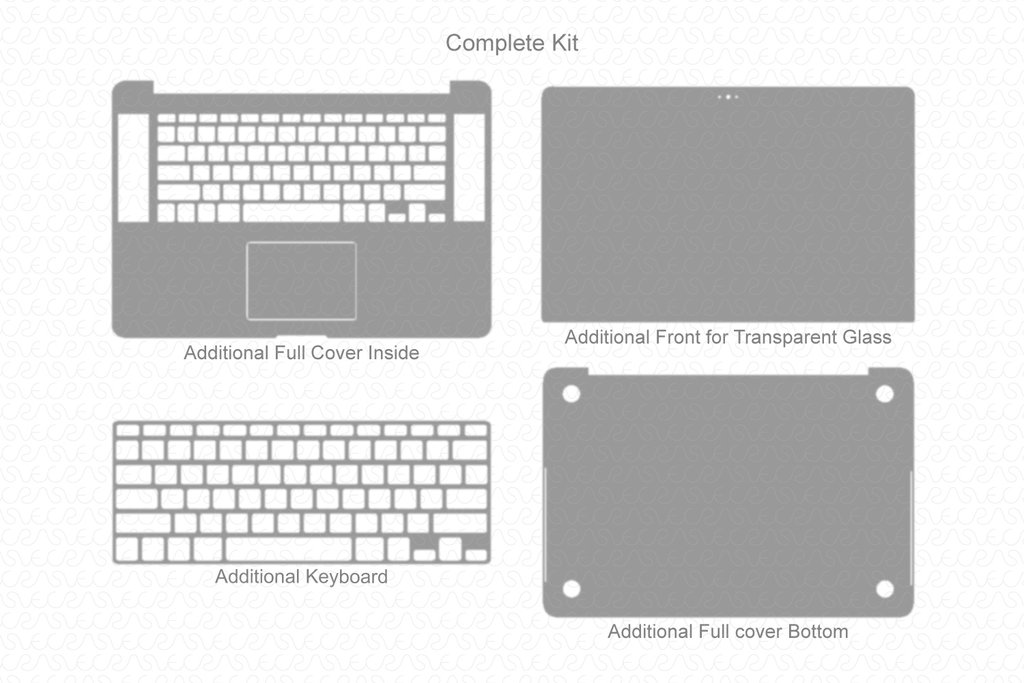
#> input picture image processing/images/mackey.jpeg, 1024 x 683 px, given as the content of the folder images/mackey.jpeg, which was not available
$ python template_extractor.py
#> lines starting #> are read from the running program, lines starting #| are printed output that depends on the picture; after the words box and inside, x2 and y2 are one past the last pixel; in counts of white or black regions, pixels touching at a corner belong together; pictures that were not available may be replaced by others from this repository, and a replacement may not be noted
from ezdxf.addons import r12writer #pip3 install ezdxf
import cv2 #pip3 install opencv-python (can be a bit finicky with versions)
import numpy
import os
import time

#contour detection based on simple greyscale thresholding
def threshold(img):
    #get image dimensions
    img_height, img_width = img.shape
    #perform morphological closing transforms if necessary
    # img = cv2.dilate(img, cv2.getStructuringElement(cv2.MORPH_ELLIPSE, (3,3)), iterations=2)
    # img = cv2.erode(img, cv2.getStructuringElement(cv2.MORPH_ELLIPSE, (2,2)), iterations=2)
    #threshold the image and display
    thresholded = cv2.threshold(img, 200, 255, cv2.THRESH_BINARY_INV)[1]
    cv2.imshow("Thresholded", thresholded)
    #identify contours, plot on empty array and display
    contours = cv2.findContours(thresholded,cv2.RETR_EXTERNAL, cv2.CHAIN_APPROX_NONE)[0]
    contour_image = numpy.ones((img_height,img_width,3), numpy.uint8)
    cv2.drawContours(contour_image, contours, -1, (255, 0, 0), 3)
    cv2.imshow("Threshold Contours", contour_image)
    return contours

#contour detection based on canny edge detection algorithm
def edgedetect(img):
    #get image dimensions
    img_height, img_width = img.shape
    #perform morphological closing transforms if necessary
    # img = cv2.dilate(img, cv2.getStructuringElement(cv2.MORPH_ELLIPSE, (3,3)), iterations=2)
    # img = cv2.erode(img, cv2.getStructuringElement(cv2.MORPH_ELLIPSE, (2,2)), iterations=2)
    edgedetected = cv2.Canny(img, 100, 200)
    cv2.imshow("EdgeDetected", edgedetected)
    #identify contours, plot on empty array and display
    contours = cv2.findContours(edgedetected,cv2.RETR_EXTERNAL, cv2.CHAIN_APPROX_NONE)[0]
    contour_image = numpy.ones((img_height,img_width,3), numpy.uint8)
    cv2.drawContours(contour_image, contours, -1, (255, 0, 0), 3)
    cv2.imshow("EdgeDetect Contours", contour_image)
    return contours


#request path to folder containg input images
input_path = input("Input path: ") or os.path.dirname(os.path.abspath(__file__))
#> the answer given: images/mackey.jpeg

#loop through the given folder exploring all subdirectories
for subdir, dirs, files in os.walk(input_path):
    #for each file...
    for file in files:
        #create a dxf document to write to
        with r12writer(file+".dxf") as doc:
            #read image from input file
            print(os.path.join(subdir, file))
            raw_img = cv2.imread(os.path.join(subdir,file),cv2.IMREAD_GRAYSCALE)
#> raw_img is the input picture: shape (683, 1024); min 96, max 255, mean 215
            #check if input file is valid image and display
            if raw_img is None:
                continue
            cv2.imshow("Raw", raw_img)
            #apply the two contour detection methods
            threshold_contours = threshold(raw_img)
#> in threshold, `thresholded = cv2.threshold(img, 200, 255, cv2.THRESH_BINARY_INV)[1]`:
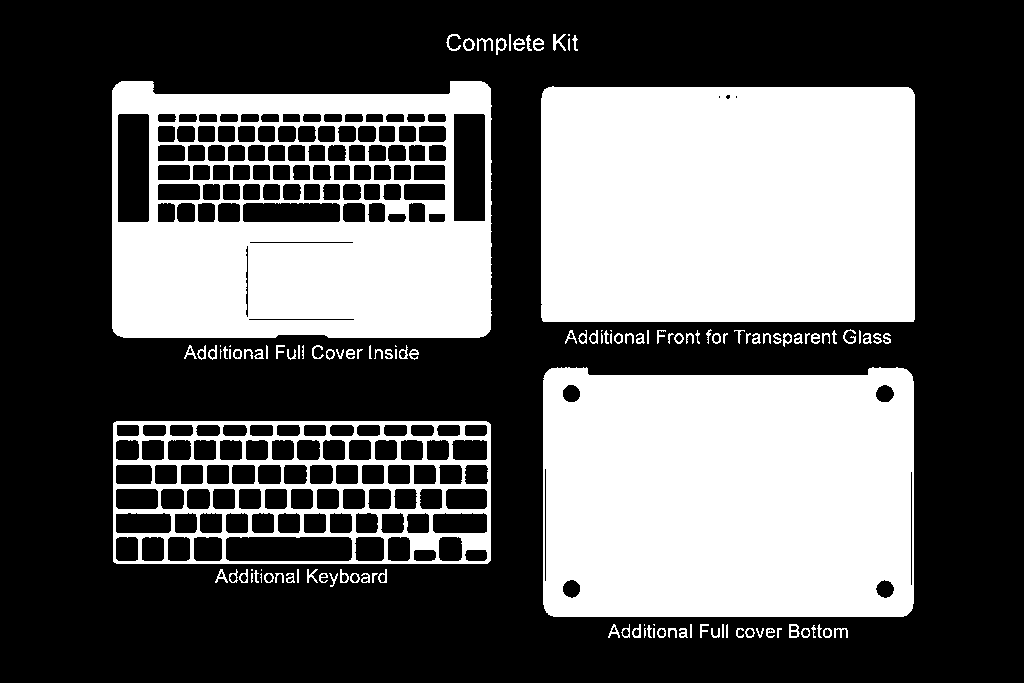
#> thresholded: shape (683, 1024); 37.9% white; 127 white regions (15 under 20 px)
#> in threshold, `contours = cv2.findContours(thresholded,cv2.RETR_EXTERNAL, cv2.CHAIN_A..`: contours = 127 contours, 51 with area under 20; largest, box (x1, y1, x2, y2) and area: (112, 81, 492, 338) 92671, (543, 367, 914, 617) 89662, (541, 86, 915, 322) 87236, (113, 421, 491, 564) 53518, (789, 624, 800, 638) 112
#> in threshold, `cv2.drawContours(contour_image, contours, -1, (255, 0, 0), 3)`:
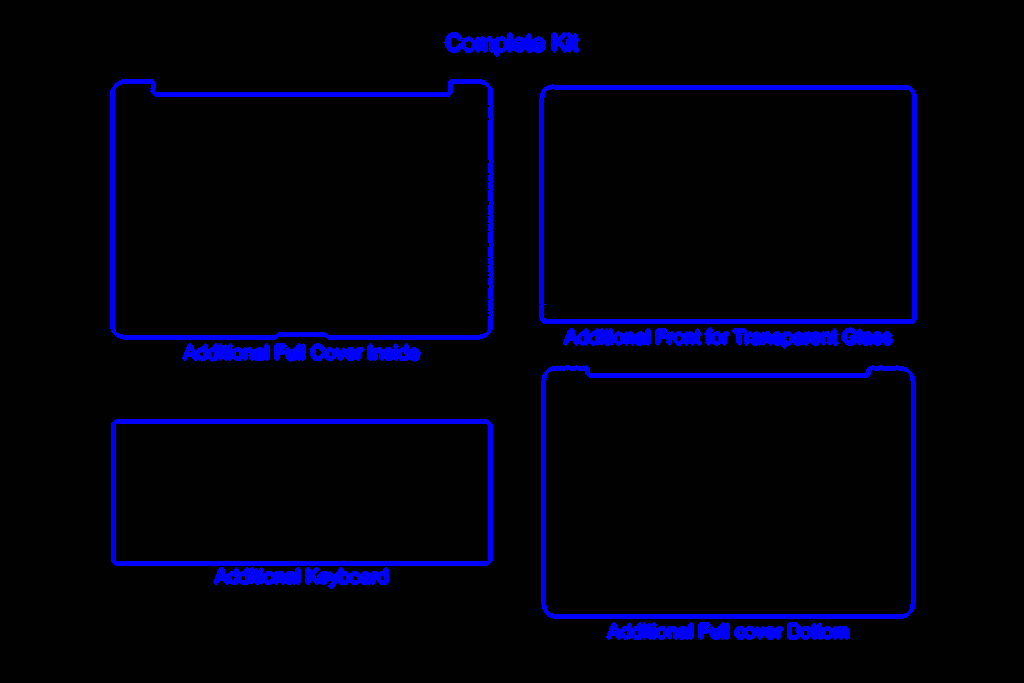
#> contour_image: shape (683, 1024, 3); mean of channels 0, 1, 2 14.7, 0.9, 0.9; drawn as B, G, R
#> threshold_contours has the same summary as contours in threshold
            edgedetect_contours = edgedetect(raw_img)
#> in edgedetect, `edgedetected = cv2.Canny(img, 100, 200)`:
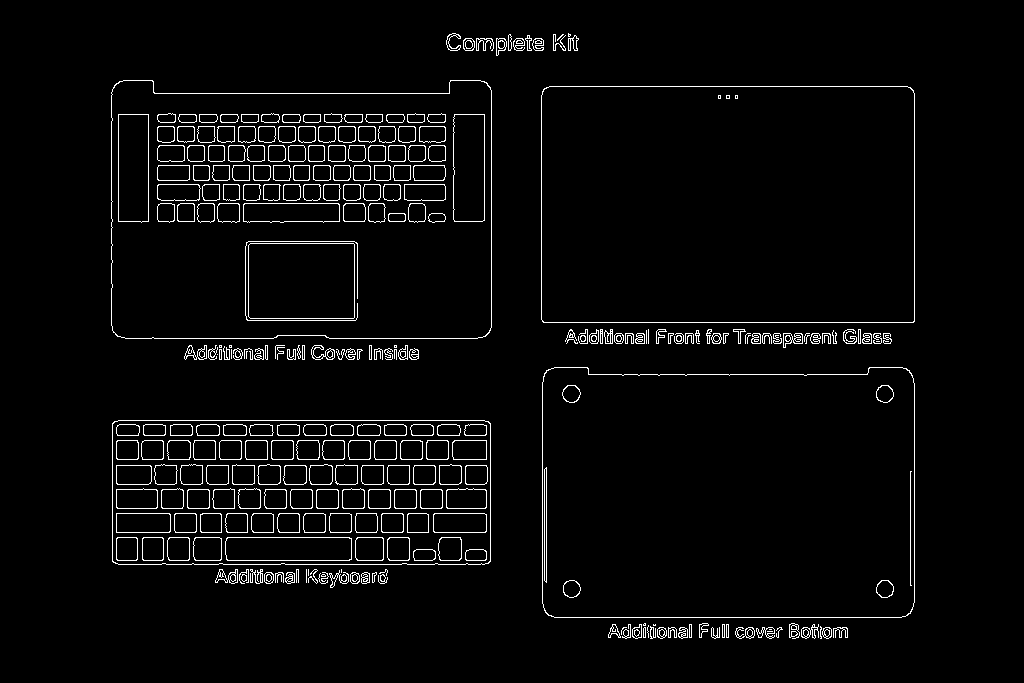
#> edgedetected: shape (683, 1024); 3.4% white in thin lines or dots, all inside (x1, y1, x2, y2) = (111, 33, 915, 639)
#> in edgedetect, `contours = cv2.findContours(edgedetected,cv2.RETR_EXTERNAL, cv2.CHAIN_..`: contours = 129 contours, 50 with area under 20; largest, box (x1, y1, x2, y2) and area: (111, 80, 492, 339) 93848, (542, 367, 915, 618) 90826, (541, 86, 915, 323) 87986, (112, 420, 491, 565) 54376, (215, 569, 238, 584) 174
#> in edgedetect, `cv2.drawContours(contour_image, contours, -1, (255, 0, 0), 3)`:
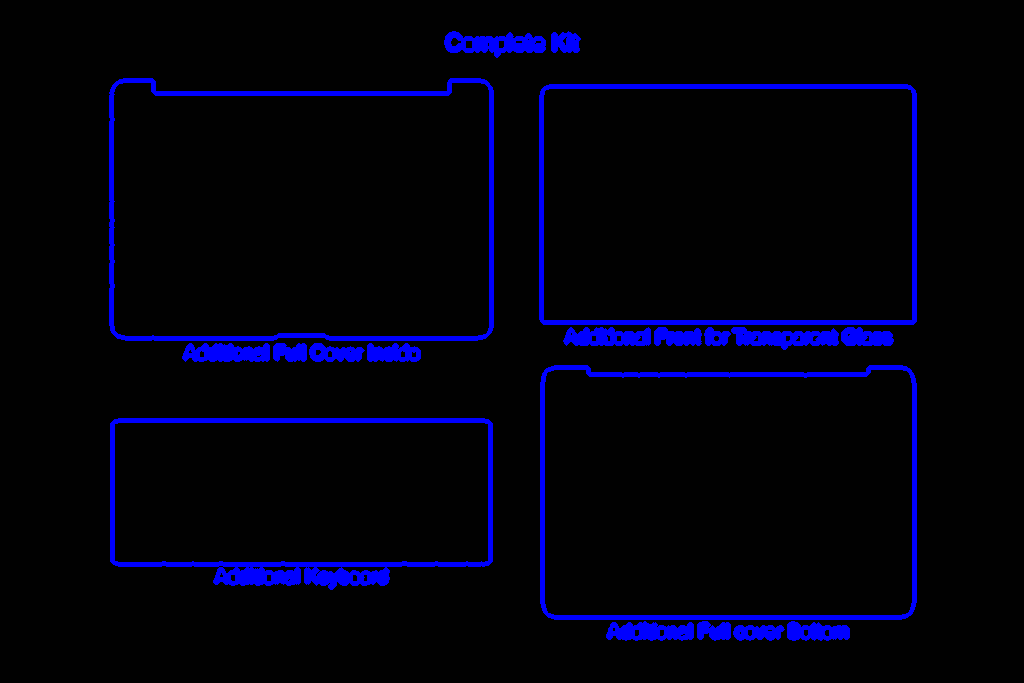
#> contour_image: shape (683, 1024, 3); mean of channels 0, 1, 2 15.4, 0.9, 0.9; drawn as B, G, R
#> edgedetect_contours has the same summary as contours in edgedetect
            #plot threshold contour points onto layer 0 of the dxf
            for thresh_contour in threshold_contours:
                points_list = []
                for points in thresh_contour:
                    points_list.append(points[0])
                doc.add_polyline(points_list,layer="0", closed = True)
#> this loop made 127 passes
#> thresh_contour on passes 23, 24, 43, 44: [[653, 624], [654, 625], [654, 624]], [[644, 624], [644, 625]], [[261, 569], [261, 570]], [[251, 569], [251, 570], [252, 570], [252, 569]]
            #plot edgedetect contour points onto layer 1 of the dxf
            for edge_contour in edgedetect_contours:
                points_list = []
                for points in edge_contour:
                    points_list.append(points[0])
                doc.add_polyline(points_list,layer="1", closed = True)
#> this loop made 129 passes
#> edge_contour on pass 49: [[217, 354]]

cv2.waitKey(0)
cv2.destroyAllWindows()
